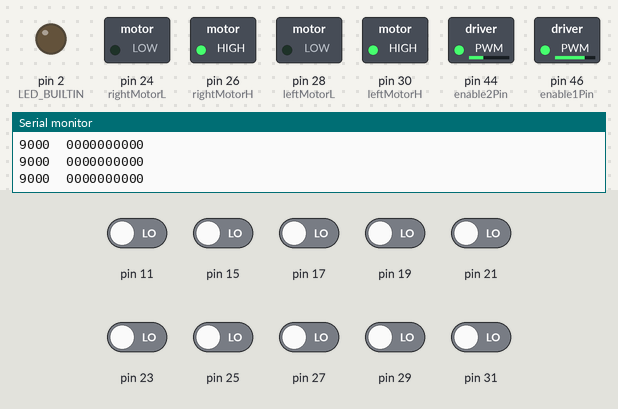
Simulated run of this sketch. Board: Arduino Mega 2560, built with avr-gcc and run on an emulated ATmega2560. Parts: switched loads named in the sketch (green lamp = pin HIGH), output pins drawn as LEDs (lit = HIGH), the last lines printed to the serial monitor. Inputs (shaded band) come from the test bench; at power-on: pin 11, pin 15, pin 17, pin 19, pin 21, pin 23, pin 25, pin 27, pin 29, pin 31 LOW.

Above: at 10.2 s.
10.3 s: pin 21 driven HIGH
At 10.9 s:
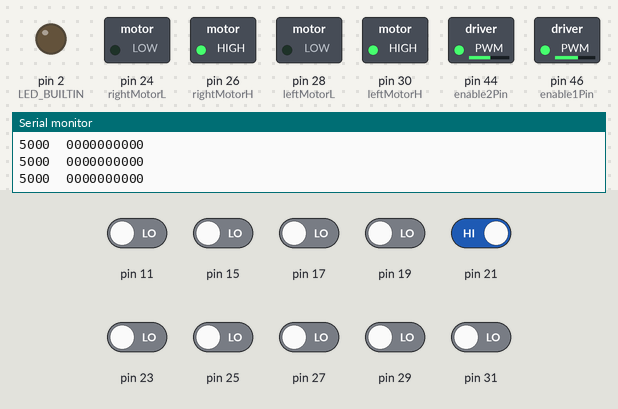
11.8 s: pin 29 driven HIGH
At 12.2 s:
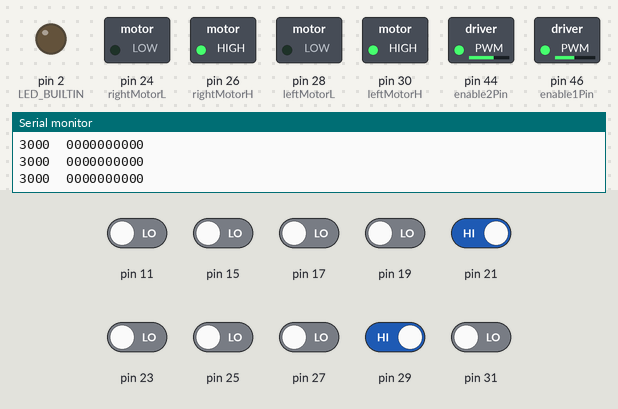
13.3 s: pin 15 driven HIGH
At 14.5 s:
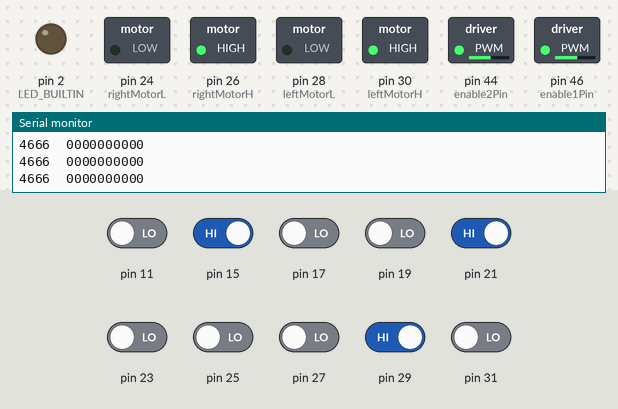
14.8 s: pin 11 driven HIGH
At 15.2 s:
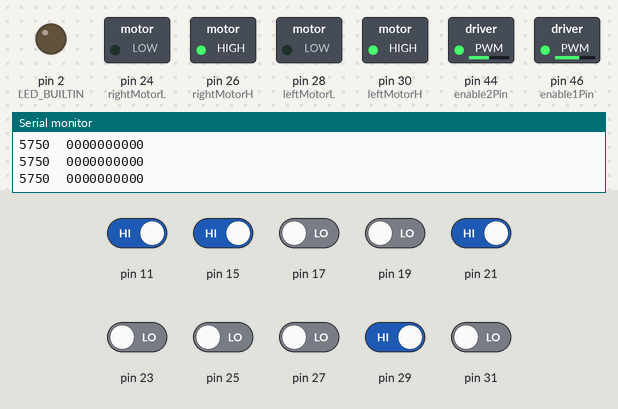
17.8 s: pin 17 driven HIGH
At 18.9 s:
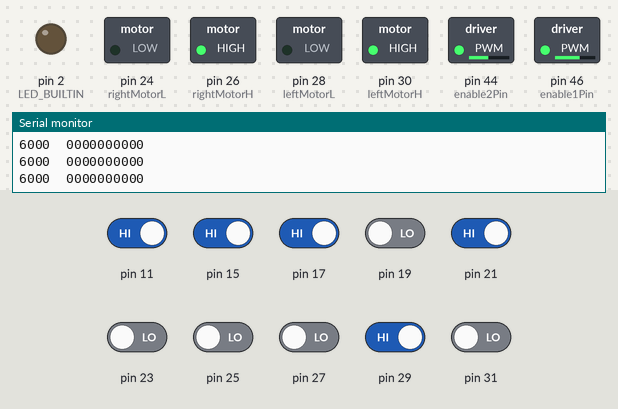
19.3 s: pin 23 driven HIGH
At 20.2 s:
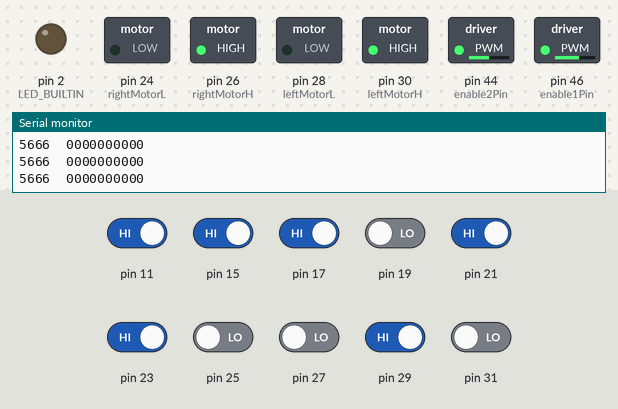
Timing chart, 0 to 21.8 s (numbered marks = the images above; inputs shaded):
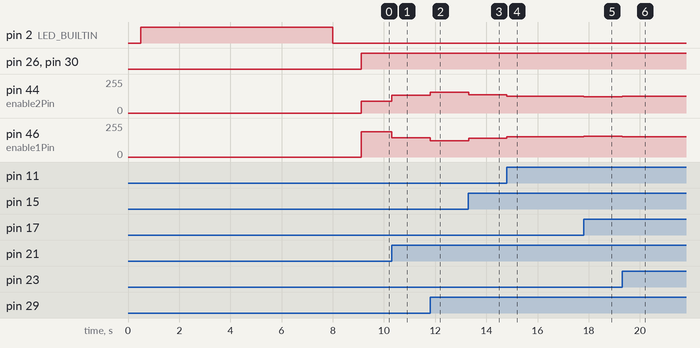

The sketch:

LFR.ino
```cpp
#include <QTRSensors.h>
#define kp 0.01  // find the best value speed controll
#define ki 0
#define kd 0.001
//int kp,ki,kd;
int in1 = 30, in2 = 28, in3 = 26, in4 = 24, pwm1 = 46, pwm2 = 44;
int leftMotorH =30;
int leftMotorL =28;
int enable1Pin =46;
int rightMotorH =26;
int rightMotorL = 24;
int enable2Pin = 44;
float thres=230;
//int l= ,r= ;
// Setting PWM properties
// const int freq = 30000;
// const int pwmChannel = 0;
// const int pwmChannel2 = 1;
// const int resolution = 8;
// int dutyCycle = 200;
String a;
int threshold_value[12];
/* Fill in information from Blynk Device Info here */


// Your WiFi credentials.
// Set password to "" for open networks.


QTRSensors qtr;

const uint8_t SensorCount = 10;
uint16_t sensorValues[SensorCount];
int LED_BUILTIN=2;
void setup()
{
  Calibration();
  motor_setup();//digitalWrite(35,1);
}

void loop()
{
 // String s;Serial.print(Position);
  //Run(1,255,1);
  a = "0000000000";
  Read_Values();
  uint16_t Position = qtr.readLineBlack(sensorValues);
  pid();
  /*
  if((a[9]=='1' || a[8]=='1'||a[7]=='1') && (a[0]=='0'||a[1]=='0') ){
   // wait();delay(50);
    right_90();Serial.println("  90 DR");//R
  }
  else if((a[0]=='1' || a[1]=='1'||a[2]=='1') && (a[9]=='0'||a[8]=='0') ){
   // wait();delay(50);
    left_90();Serial.println("  90 DL");//R
  }
  /*if((a[0]=='1' && a[1]=='1'||a[2]=='1') && (a[9]=='1' && a[8]=='1') && ){
   // wait();delay(50);
    left_90();Serial.println("  90 DL");//R
  }
 /* else if(a="0111000011"){

    right_30();Serial.println("  90 DR");
  }*/
  /*if(a[9]=='1' && a[8]=='1' && a[7]=='1'&& a[6]=='1'&&a[0]=='0'){
   // wait();delay(50);
    right_90();Serial.println("  90 DR");//R
  }
 /* else if(a[8]=='1' && a[7]=='1' && a[7]=='1'&& a[3]=='1'&&a[0]=='1'){
   // wait();delay(50);
    right_90();Serial.println("  90 DR");//R
  }
 /* else if(a[9]=='1' && a[8]=='1' && a[7]=='1'&& a[6]=='1'&& a[0]=='0'){
   // wait();delay(50);
    right_90();Serial.println("  90 DR");//R
  }*/
  /*else if(a[9]=='1' &&a[0]=='0'){
    Run(1,100,1);
    Run(2,100,1);delay(300);
    right_90();Serial.println("  30 DL");//R
  }*/
  /*
  else if(a[0]=='1' || a[1]=='1' || a[2]=='1'){
    left_90();Serial.println("  90 DL");//L
  }
 /* else if(a[0]=='1' && a[9]=='0'){
    Run(1,100,1);
    Run(2,100,1);delay(300);
    left_90();Serial.println("  30 DL");//L
  }*/
  /*else if(a=="0000000000"){
    Run(1,100,1);
    Run(2,100,1);delay(20);
    uint16_t Position = qtr.readLineBlack(sensorValues);
    //if(Position > 4000 && Position < 5000) break;
    //u_turn();
  }
  else{
    pid();  Serial.println(thres);
  }
 //pid();*/
 /*if((a[9] == '1' && a[8] == '1')||(a[9] == '1')){
  right_90();
}
else if((a[0] == '1' && a[1] == '1')||(a[0] == '1')){
  left_90();
}
  else {

    pid();
  }*/

}


void motor_setup(){
  pinMode(leftMotorH, OUTPUT);
  pinMode(leftMotorL, OUTPUT);
  pinMode(enable1Pin, OUTPUT);
  pinMode(rightMotorH, OUTPUT);
  pinMode(rightMotorL, OUTPUT);
  pinMode(enable2Pin, OUTPUT);
  // configure LED PWM functionalitites
  // ledcSetup(pwmChannel, freq, resolution);
  // ledcSetup(pwmChannel2, freq, resolution);
  // // attach the channel to the GPIO to be controlled
  // ledcAttachPin(enable1Pin, pwmChannel);
  // ledcAttachPin(enable2Pin, pwmChannel2);
}
```

IR.ino
```cpp
//Funtion
void Calibration(){
    qtr.setTypeRC();
  qtr.setSensorPins((const uint8_t[]){31, 29, 27, 25, 23, 21, 19, 17, 15,11}, SensorCount);
  //qtr.setEmitterPin(15);
//23,22,21,19,18,5,17,1,3,15
  delay(500);
  pinMode(LED_BUILTIN, OUTPUT);
  digitalWrite(LED_BUILTIN, HIGH);

  for (uint16_t i = 1; i <= 300; i++)
  {
    qtr.calibrate();
  }
  digitalWrite(LED_BUILTIN, LOW);


  Serial.begin(9600);int x,y;
  for (uint8_t i = 0; i < SensorCount; i++)
  {
    Serial.print(qtr.calibrationOn.minimum[i]);
    Serial.print(' ');//x=qtr.calibrationOn.minimum[i];
  }
  Serial.println();
  for (uint8_t i = 0; i < SensorCount; i++)
  {
    Serial.print(qtr.calibrationOn.maximum[i]);
    Serial.print(' ');//y=qtr.calibrationOn.maximum[i];
  }
  for(int i=0;i<SensorCount;i++)
  {
    threshold_value[i]=(qtr.calibrationOn.minimum[i]+qtr.calibrationOn.maximum[i])/2;
    Serial.print(threshold_value[i]);Serial.print("  ");
  }

  Serial.println();
  Serial.println();
  delay(1000);
}

//Funtion

int Read_Values(){
  uint16_t position_black = qtr.readLineBlack(sensorValues);  Serial.print(position_black);Serial.print('\t');
  uint16_t position_white = qtr.readLineWhite(sensorValues);

  for (uint8_t i = 0; i < SensorCount; i++)
  {
    if (sensorValues[i] > threshold_value[i])
      a[i] = '1';
    else a[i] = '0';
   // Serial.print(sensorValues[i]);
    //
  }Serial.println(a);
//Serial.print("  ");
  //Serial.print(position_white);

}
```

PID.ino
```cpp
void pid(){
  float motor_speed,speed=140,left_motor_speed,right_motor_speed,MaxSpeed=255;
  int error,last_error=0;
  uint16_t position_black = qtr.readLineBlack(sensorValues);

  error=position_black-4500;
  float P=error;
  float I=I+error;
  float D=error-last_error;
  last_error=error;
  motor_speed = kp * P + ki * I + kd * D;
  left_motor_speed=speed+motor_speed;
  right_motor_speed=speed-motor_speed;
  if (right_motor_speed > MaxSpeed) right_motor_speed = MaxSpeed;  // prevent the motor from going beyond max speed
  if (left_motor_speed > MaxSpeed) left_motor_speed = MaxSpeed;    // prevent the motor from going beyond max speed
  if (right_motor_speed < 0) right_motor_speed = 0;
  if (left_motor_speed < 0) left_motor_speed = 0;
 // Serial.print("    ");
  //Serial.print(left_motor_speed);
  //Serial.print("    ");
  //Serial.println(right_motor_speed);
  Run(1,left_motor_speed,1);
  Run(2,right_motor_speed,1);

}
```

RUN.ino
```cpp
bool pin1,pin2;

void Run(int motor,float speed,int direction){
  if(direction==1){
    pin1=HIGH;
    pin2=LOW;
  }
  if(direction==0){
    pin1=LOW;
    pin2=HIGH;
  }
  if(motor==1){
    digitalWrite(leftMotorH, pin1);
    digitalWrite(leftMotorL, pin2);
    //ledcWrite(pwmChannel, speed);
    analogWrite( enable1Pin,speed);
  }
  if(motor==2){
    digitalWrite(rightMotorH,pin1);
    digitalWrite(rightMotorL,pin2);
    //ledcWrite(pwmChannel2,speed);
    analogWrite(enable2Pin,speed);
  }
}


void left_90() {
  int i;//wait();delay(500);
  for (i = 1; i < 500; i++) {
    Run(1, 150, 0);  //left
    Run(2, 150, 1);
    //delay(100); //right
    uint16_t Position = qtr.readLineBlack(sensorValues);
    if (Position > 4000 && Position < 5000) break;
  }
}
void right_30() {
  int i;//
  for (i = 1; i < 500; i++) {
    Run(1, 150, 1);  //left
    Run(2, 0, 0);  //right
    //delay(100);
    uint16_t Position = qtr.readLineBlack(sensorValues); //Serial.print("   ");Serial.print(Position);
    if (Position > 4000 && Position < 5000) break;
  }
}
void right_90() {
  int i;//
  for (i = 1; i < 500; i++) {
    Run(1, 150, 1);  //left
    Run(2, 150, 0);  //right
    //delay(100);
    uint16_t Position = qtr.readLineBlack(sensorValues); //Serial.print("   ");Serial.print(Position);
    if (Position > 4000 && Position < 5000) break;
  }
}

void u_turn() {
  int i;
  for (i = 1; i < 60; i++) {
    Run(1, 150, 0);
    Run(2, 150, 1);
    delay(20);
    uint16_t Position = qtr.readLineBlack(sensorValues); //Serial.print("   ");Serial.print(Position);
    if (Position > 4000 && Position < 5000) break;
  }
}
void wait() {
  Run(1, 0, 0);
    Run(2, 0, 1);
}
```

new_cali.ino
```cpp
void  callibrate()
{
  int max_value[12],min_value[12];
  int sensor_pins=10;
  float threshold_value[20];
  for(int i=0;i<sensor_pins;i++)
  {
     min_value[i]=analogRead(i);
     max_value[i]=analogRead(i);
  }
  for( int i=0;i<3000;i++)
  {
    /*digitalWrite(in1,HIGH);
    digitalWrite(in2,LOW);
    analogWrite(enA,50);
    digitalWrite(in1,LOW);
    digitalWrite(in1,HIGH);
    analogWrite(enB,50);*/

    for(int i=0;i<sensor_pins;i++)
    {
      if(analogRead(i)<min_value[i])
      {
        min_value[i]=analogRead(i);
      }
      if(analogRead(i)>max_value[i])
      {
        max_value[i]=analogRead(i);
      }
    }
  }
  for(int i=0;i<sensor_pins;i++)
  {
    threshold_value[i]=(min_value[i]+max_value[i])/2;
    Serial.print(threshold_value[i]);
  }
}
```

Measured:
- after the input at 10.3 s, pin 44 (enable2Pin): 90/255 → 134/255 at once; pin 46 (enable1Pin): 189/255 → 145/255 at once
- after the input at 11.8 s, pin 44 (enable2Pin): 134/255 → 156/255 at once; pin 46 (enable1Pin): 145/255 → 123/255 at once
- after the input at 13.3 s, pin 44 (enable2Pin): 156/255 → 138/255 at once; pin 46 (enable1Pin): 123/255 → 141/255 at once
- after the input at 14.8 s, pin 44 (enable2Pin): 138/255 → 126/255 at once; pin 46 (enable1Pin): 141/255 → 153/255 at once
- after the input at 17.8 s, pin 44 (enable2Pin): 126/255 → 123/255 at once; pin 46 (enable1Pin): 153/255 → 156/255 at once
- after the input at 19.3 s, pin 44 (enable2Pin): 123/255 → 127/255 at once; pin 46 (enable1Pin): 156/255 → 152/255 at once
